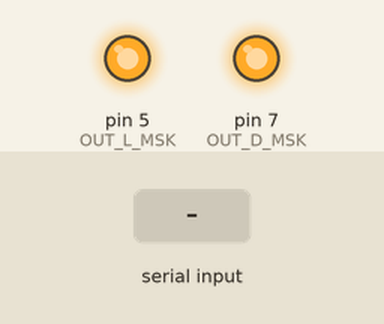
The sketch below on a simulated Arduino Uno, built with avr-gcc and run on an emulated ATmega328P. Parts: output pins drawn as LEDs (lit = HIGH). The inputs (shaded band) are chosen by the test bench. Pins used as bus, display or sensor lines are not drawn.

Above: at 1.2 s.
1.3 s: "90,45\n" received over Serial
At 4.8 s:
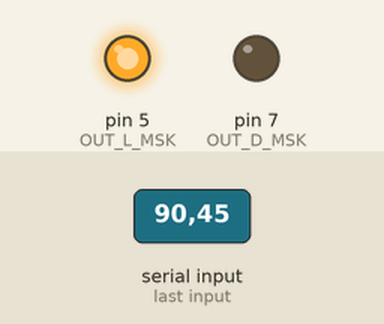
Timing chart, 0 to 9.5 s (numbered marks = the images above; inputs shaded):
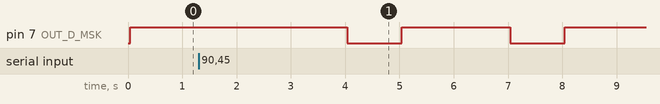

The sketch:

ShiftRegistrersTimers.ino
```cpp
#define OUT_L_PORT PORTD
#define OUT_L_DDR  DDRD
#define OUT_L_MSK  (1 << 5)

#define OUT_C_PORT PORTD
#define OUT_C_DDR  DDRD
#define OUT_C_MSK  (1 << 3)

#define OUT_D_PORT PORTD
#define OUT_D_DDR  DDRD
#define OUT_D_MSK  (1 << 7)

volatile int t_count = 0;
volatile int u_val = -1;
volatile bool active = false;

const uint8_t MAP[10] = {
  0xBB, 0x0A, 0x73, 0x5B, 0xCA, 0xD9, 0xFD, 0x0B, 0xFB, 0xDF
};

void push_bit(uint8_t data) {
  for (int i = 7; i >= 0; i--) {
    if (data & (1 << i)) {
      OUT_D_PORT |= OUT_D_MSK;
    } else {
      OUT_D_PORT &= ~OUT_D_MSK;
    }
    OUT_C_PORT |= OUT_C_MSK;
    OUT_C_PORT &= ~OUT_C_MSK;
  }
}

uint8_t get_hex(int n) {
  if (n < 0 || n > 9) return 0;
  return MAP[n];
}

void setup() {
  OUT_L_DDR |= OUT_L_MSK;
  OUT_C_DDR |= OUT_C_MSK;
  OUT_D_DDR |= OUT_D_MSK;

  Serial.begin(9600);

  cli();
  TCCR1A = 0; TCCR1B = 0; TCNT1 = 0;
  TCCR1B |= (1 << WGM12) | (1 << CS12) | (1 << CS10);
  OCR1A = 15624;
  TIMSK1 |= (1 << OCIE1A);
  sei();
}

ISR(TIMER1_COMPA_vect) {
  int view;
  int cur_u;

  cli();
  cur_u = u_val;
  u_val = -1;
  sei();

  if (!active) {
    if (cur_u != -1) {
      t_count = cur_u;
      active = true;
    }
    view = t_count;
  } else {
    t_count++;
    if (t_count >= 60) t_count = 0;
    view = (cur_u != -1) ? cur_u : t_count;
  }

  view %= 60;

  OUT_L_PORT &= ~OUT_L_MSK;
  push_bit(get_hex(view / 10));
  push_bit(get_hex(view % 10));
  OUT_L_PORT |= OUT_L_MSK;
}

void loop() {
  static char b[4];
  static byte p = 0;
  static unsigned long t = 0;

  if (Serial.available() > 0) {
    char c = Serial.read();
    if (isDigit(c) && p < 2) {
      b[p++] = c;
      t = millis();
    }
  }

  if (p > 0 && (millis() - t > 25)) {
    b[p] = '\0';
    int v = atoi(b);
    cli();
    u_val = v;
    sei();
    p = 0;
  }
}
```

Measured:
- after the input at 1.3 s, pin 7 (OUT_D_MSK): alternates HIGH for 2.0 s and LOW for 1.0 s, starting after 2.7 s
